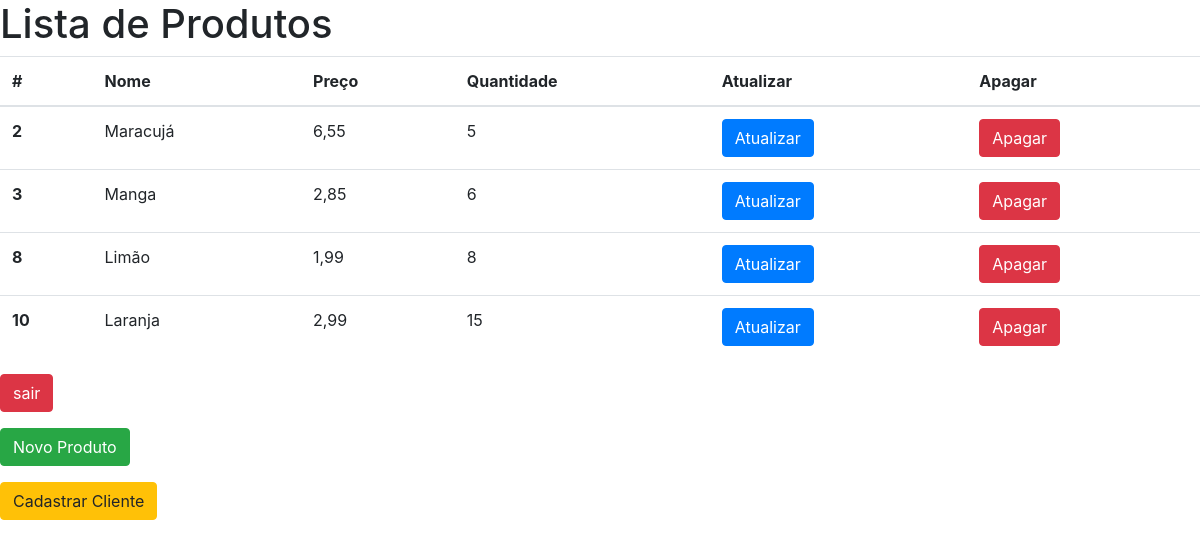
Page /produto (signed in) on the earlier database version.
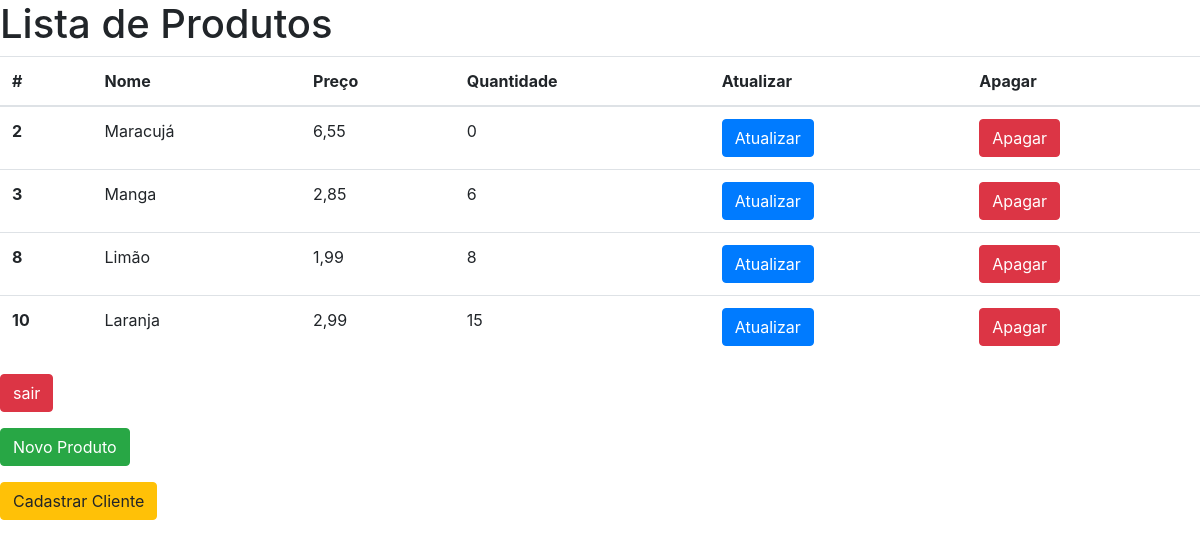
Same page on the later database version.
### aplicacao/models.py (models this page shows, shortened)
class Produto(models.Model):
    nome = models.CharField("Nome", max_length=200,null = True)
    preco = models.DecimalField("Preço", decimal_places=2, max_digits=8)
    quantidade = models.PositiveIntegerField("Quantidade", default=0, null=True)

### aplicacao/views.py (the view)
# urls.py: path('produto', views.produto, name='url_produto'),
@login_required(login_url="url_entrar")
def produto(request):
    produtos = Produto.objects.all()
    context = {
        'produtos': produtos,
    }
    return render(request, 'produto.html', context)

### aplicacao/templates/produto.html (shortened to what this page needs)
{% load bootstrap4 %}
<!DOCTYPE html>
<html lang="pt-br">
  <head>
    {% bootstrap_css %}
  </head>
  <body>
    <h1>Lista de Produtos</h1>
    <table class="table">
      <thead>
        <tr>
          <th scope="col">#</th>
          <th scope="col">Nome</th>
          <th scope="col">Preço</th>
          <th scope="col">Quantidade</th>
          <th scope="col">Atualizar</th>
          <th scope="col">Apagar</th>
        </tr>
      </thead>
      <tbody>
        {% for p in produtos %}
        <tr>
          <th scope="row">{{ p.id }}</th>
          <td>{{ p.nome }}</td>
          <td>{{ p.preco }}</td>
          <td>{{ p.quantidade }}</td>
          <td>
            <form action="{% url 'url_atualizar_produtos' p.id %}">
              <input
                type="submit"
                name="btnAtualizar"
                class="btn btn-primary"
                value="Atualizar"
              />
            </form>
          </td>
          <td>
            <form action="{% url 'url_apagar_produto' p.id %}">
              <input
                type="submit"
                name="btnApagar"
                class="btn btn-danger"
                value="Apagar"
              />
            </form>
          </td>
        </tr>
        {% endfor %}
      </tbody>
    </table>
        <form action="{% url 'url_sair' %}">
        <input type="submit" value="sair" class="btn btn-danger" />
      </form>
      <form action="{% url 'url_cadastro_produto' %}" method="GET" class="mt-3">
        <input
          type="submit"
          name="btn_novo"
          value="Novo Produto"
          class="btn btn-success"
        />
      </form>
       <form action="{% url 'url_cadastro_cliente' %}" method="GET" class="mt-3">
        <input
          type="submit"
          name="btn_novo"
          value="Cadastrar Cliente"
          class="btn btn-warning"
        />
    </form>
  </body>
</html>

Differences in the rows shown:
changed Produto "Maracujá": quantidade "5" → "0"
